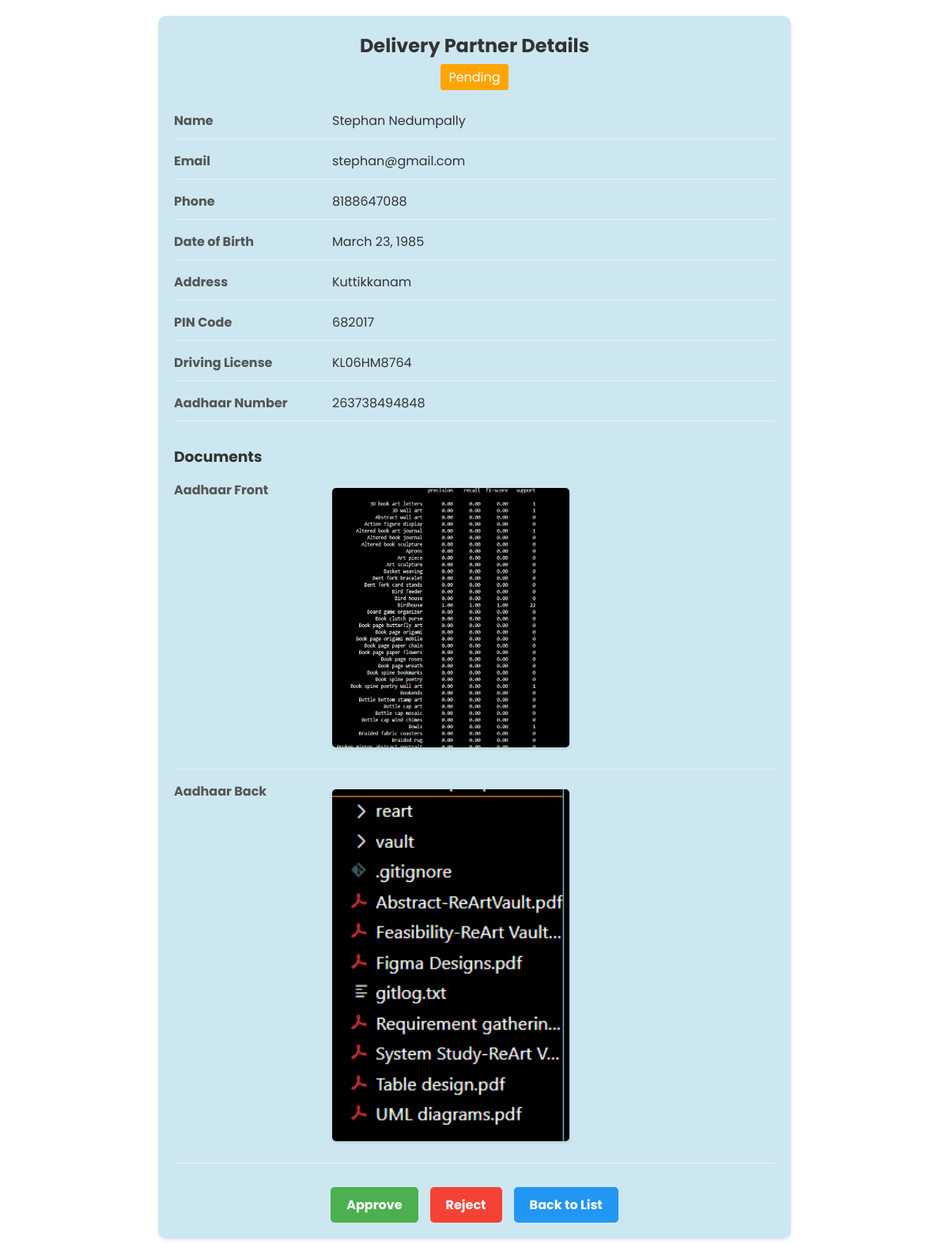
The page /adminclick/delivery-partner-details/10/ (signed in) on the database its author committed.
### delivery/models.py (models this page shows, shortened)
class DeliveryPartner(models.Model):
    user = models.OneToOneField(User, on_delete=models.CASCADE, null=True, blank=True)
    first_name = models.CharField(max_length=100, null=True, blank=True)
    last_name = models.CharField(max_length=100, null=True, blank=True)
    email = models.EmailField(unique=True, null=True, blank=True)
    phone = models.CharField(max_length=15, null=True, blank=True)
    date_of_birth = models.DateField(null=True, blank=True)
    address = models.TextField(null=True, blank=True)
    pin_code = models.CharField(max_length=6, null=True, blank=True)
    driving_license = models.CharField(max_length=20, null=True, blank=True)
    aadhaar_number = models.CharField(max_length=12, unique=True, null=True, blank=True)
    aadhaar_front_image = models.FileField(upload_to='delivery_partner/aadhaar/', null=True, blank=True)
    aadhaar_back_image = models.FileField(upload_to='delivery_partner/aadhaar/', null=True, blank=True)
    created_at = models.DateTimeField(auto_now_add=True, null=True, blank=True)
    updated_at = models.DateTimeField(auto_now=True, null=True, blank=True)

### adminclick/views.py (the view)
# urls.py: path('delivery-partner-details/<int:partner_id>/', views.delivery_partner_details, name='delivery_partner_details'),
@login_required
@user_passes_test(is_admin)
def delivery_partner_details(request, partner_id):
    partner = get_object_or_404(DeliveryPartner, id=partner_id)
    context = {
        'partner': partner
    }
    return render(request, 'admin/delivery_partner_details.html', context)

### delivery/views.py (called while the page is built)
def is_admin(user):
    return user.is_superuser

### template/admin/delivery_partner_details.html (shortened to what this page needs)
{% load static %}
<!DOCTYPE html>
<html lang="en">
<head>
    <link rel="stylesheet" href="{% static 'assets/css/styles.css' %}">
    <link href='https://unpkg.com/boxicons@2.0.7/css/boxicons.min.css' rel='stylesheet'>
</head>
<body>
    <div class="details-container">
        <div class="details-header">
            <h2>Delivery Partner Details</h2>
            {% if is_approved %}
            <span class="badge" style="background-color: #4CAF50; color: white; padding: 5px 10px; border-radius: 3px;">Approved</span>
            {% else %}
            <span class="badge" style="background-color: #FFA500; color: white; padding: 5px 10px; border-radius: 3px;">Pending</span>
            {% endif %}
        </div>
        <div class="details-section">
            <div class="details-row">
                <div class="details-label">Name</div>
                <div class="details-value">{{ partner.first_name }} {{ partner.last_name }}</div>
            </div>
            <div class="details-row">
                <div class="details-label">Email</div>
                <div class="details-value">{{ partner.email }}</div>
            </div>
            <div class="details-row">
                <div class="details-label">Phone</div>
                <div class="details-value">{{ partner.phone }}</div>
            </div>
            <div class="details-row">
                <div class="details-label">Date of Birth</div>
                <div class="details-value">{{ partner.date_of_birth }}</div>
            </div>
            <div class="details-row">
                <div class="details-label">Address</div>
                <div class="details-value">{{ partner.address }}</div>
            </div>
            <div class="details-row">
                <div class="details-label">PIN Code</div>
                <div class="details-value">{{ partner.pin_code }}</div>
            </div>
            <div class="details-row">
                <div class="details-label">Driving License</div>
                <div class="details-value">{{ partner.driving_license }}</div>
            </div>
            <div class="details-row">
                <div class="details-label">Aadhaar Number</div>
                <div class="details-value">{{ partner.aadhaar_number }}</div>
            </div>
        </div>
        <div class="document-section">
            <h3>Documents</h3>
            <div class="details-row">
                <div class="details-label">Aadhaar Front</div>
                <div class="details-value">
                    <div class="document-preview">
                        <img src="{{ partner.aadhaar_front_image.url }}" alt="Aadhaar Front">
                    </div>
                </div>
            </div>
            <div class="details-row">
                <div class="details-label">Aadhaar Back</div>
                <div class="details-value">
                    <div class="document-preview">
                        <img src="{{ partner.aadhaar_back_image.url }}" alt="Aadhaar Back">
                    </div>
                </div>
            </div>
        </div>
        <div class="action-buttons">
            {% if not is_approved %}
            <a href="{% url 'approve_delivery_partner' partner.id %}" class="btn btn-approve">Approve</a>
            <a href="{% url 'reject_delivery_partner' partner.id %}" class="btn btn-reject">Reject</a>
            {% endif %}
            <a href="{% url 'manage_delivery_partners' %}" class="btn btn-back">Back to List</a>
        </div>
    </div>
</body>
</html>

### static/assets/css/styles.css (style rules this page uses)
* { margin: 0; padding: 0; box-sizing: border-box; font-family: 'Poppins', sans-serif; }

### template/admin/delivery_partner_details.html (style rules this page uses)
.details-container { max-width: 800px; margin: 20px auto; padding: 20px; background-color: rgb(205, 231, 240); border-radius: 10px; box-shadow: 0 2px 4px rgba(0, 0, 0, 0.1); }
.details-header { text-align: center; margin-bottom: 30px; }
.details-header h2 { color: #333; margin-bottom: 10px; }
.details-section { margin-bottom: 20px; }
.details-row { display: flex; margin-bottom: 15px; border-bottom: 1px solid #eee; padding-bottom: 10px; }
.details-label { width: 200px; font-weight: bold; color: #555; }
.details-value { flex: 1; color: #333; }
.document-section { margin-top: 30px; }
.document-section h3 { color: #333; margin-bottom: 15px; }
.document-preview { max-width: 300px; margin: 10px 0; }
.document-preview img { width: 100%; border-radius: 5px; box-shadow: 0 2px 4px rgba(0, 0, 0, 0.1); }
.action-buttons { display: flex; justify-content: center; gap: 15px; margin-top: 30px; }
.btn { padding: 10px 20px; border: none; border-radius: 5px; cursor: pointer; text-decoration: none; font-weight: bold; transition: background-color 0.3s; }
.btn-approve { background-color: #4CAF50; color: white; }
.btn-reject { background-color: #f44336; color: white; }
.btn-back { background-color: #2196F3; color: white; }

### rows shown on the page
DeliveryPartner: first_name "Stephan", last_name "Nedumpally", email "stephan@gmail.com", phone "8188647088", date_of_birth "March 23, 1985", address "Kuttikkanam", pin_code "682017", driving_license "KL06HM8764", aadhaar_number "263738494848", aadhaar_front_image (picture), aadhaar_back_image (picture)
